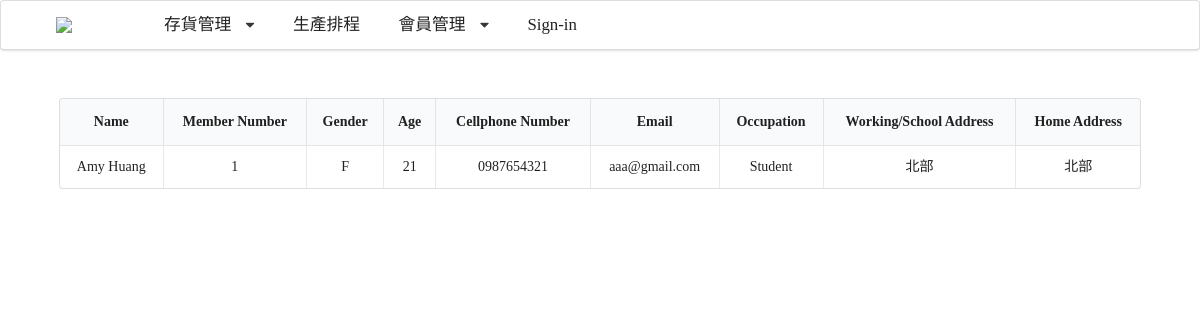
Page /member/ on the committed database.
### apps/member/models.py (models this page shows, shortened)
class Member(models.Model):
    first_name = models.CharField(max_length=30, null=True)
    last_name = models.CharField(max_length=30, null=True)
    member_number = models.PositiveIntegerField(null=True)
    MALE = 'M'
    FEMALE = 'F'
    OTHER = 'O'
    GENDER_CHOICES = (
        (MALE, 'Male'),
        (FEMALE, 'Female'),
        (OTHER, 'Other')
    )
    gender = models.CharField(
        max_length=2,
        choices=GENDER_CHOICES,
    )
    age = models.PositiveIntegerField(null=True)
    cellphone_number = models.CharField(max_length=30, blank=True, null=True)
    email = models.EmailField(unique=True, null=True)
    occupation = models.CharField(max_length=30, null=True)
    NORTHERN = '北部'
    CENTRAL = '中部'
    SOUTHERN = '南部'
    WESTERN = '東部'
    REGION_CHOICES = (
        (NORTHERN, '北部'),
        (CENTRAL, '中部'),
        (SOUTHERN, '南部'),
        (WESTERN, '東部')
    )
    working_school_address = models.CharField(
        max_length=50,
        choices=REGION_CHOICES,
        null=True,
    )
    home_address = models.CharField(
        max_length=50,
        choices=REGION_CHOICES,
        null=True,
    )
    @property
    def name(self):
        return '{} {}'.format(self.first_name, self.last_name)

### apps/member/views.py (the view)
# urls.py: path('', MemberList.as_view(), name='list'),
class MemberList(ListView):
    model = Member
    template_name = 'modules/member/member.html'
    context_object_name = 'member_list'
    base_url = 'member:list'

### mysite/views.py (called while the page is built)
    def get_context_data(self, **kwargs):
        context = super().get_context_data(**kwargs)
        context['base_url'] = self.base_url
        return context

### templates/modules/member/member.html
{% extends 'base/layout.html' %}
{% block main %}
{% for member in member_list %}
    <table class="ui celled table">
        <thead>
          <tr class="center aligned">
              <th>Name</th>
              <th>Member Number</th>
              <th>Gender</th>
              <th>Age</th>
              <th>Cellphone Number</th>
              <th>Email</th>
              <th>Occupation</th>
              <th>Working/School Address</th>
              <th>Home Address</th>
          </tr>
        </thead>
        <tbody>
          <tr class="center aligned">
            <td>{{member.name}}</td>
            <td>{{member.member_number}}</td>
            <td>{{member.gender}}</td>
            <td>{{member.age}}</td>
            <td>{{member.cellphone_number}}</td>
            <td>{{member.email}}</td>
            <td>{{member.occupation}}</td>
            <td>{{member.working_school_address}}</td>
            <td>{{member.home_address}}</td>
          </tr>
        </tbody>
      </table>
{% endfor %}
{% endblock %}

### rows in the picture
Member: name "Amy Huang", member_number "1", gender "F", age "21", cellphone_number "0987654321", email "aaa@gmail.com", occupation "Student", working_school_address "北部", home_address "北部"
